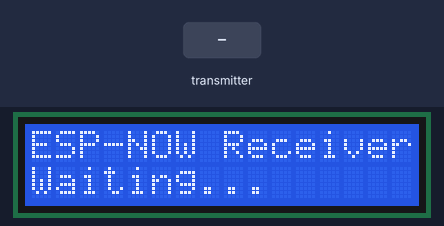
Bench run of a program on a simulated ESP32. Parts: 16×2 character LCD. Inputs (shaded band) come from the test bench. What the program prints to the serial monitor is not drawn.

Above: at 1.2 s.
1.3 s: the transmitter starts sending distance = 0
At 1.7 s:
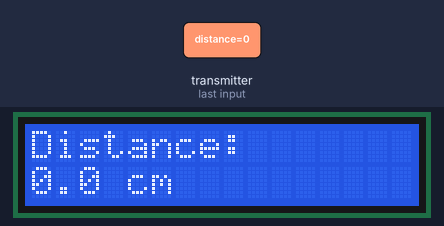
2.8 s: the transmitter starts sending distance = 25
At 4.1 s:
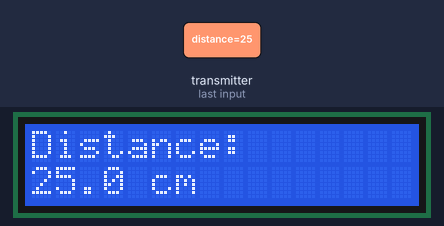
Timing chart, 0 to 5.8 s (numbered marks = the images above; inputs shaded):
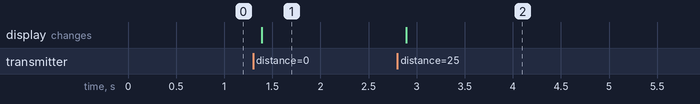

Measured:
- after the input at 1.3 s, the display: changes after 0.09 s (image 1)
- after the input at 2.8 s, the display: changes after 0.09 s (image 2)

The program:

main.cpp
```cpp
#include <Arduino.h>
#include <esp_now.h>
#include <WiFi.h>
#include <LiquidCrystal_I2C.h>

// Khởi tạo LCD
LiquidCrystal_I2C lcd(0x27, 16, 2); // Địa chỉ I2C có thể cần thay đổi

// Cấu trúc dữ liệu nhận
struct DistanceData {
  float distance;
  uint32_t timestamp;
  uint16_t sequence;
};

// Biến toàn cục
uint32_t lastReceivedTime = 0;
bool lcdInitialized = false;

// Hàm xử lý khi nhận dữ liệu
void onDataReceive(const uint8_t *mac, const uint8_t *incomingData, int len) {
  if (len != sizeof(DistanceData)) {
    Serial.println("Invalid data length received");
    return;
  }

  DistanceData receivedData;
  memcpy(&receivedData, incomingData, sizeof(receivedData));

  // Chỉ update LCD nếu giá trị thay đổi đáng kể (> 0.5cm)
  static float lastDisplayedDistance = -1;
  if (fabs(receivedData.distance - lastDisplayedDistance) > 0.5 || lastDisplayedDistance < 0) {
    lastDisplayedDistance = receivedData.distance;
    lastReceivedTime = millis();

    // Hiển thị lên Serial
    Serial.print("Distance: ");
    Serial.print(receivedData.distance);
    Serial.print(" cm | Seq: ");
    Serial.println(receivedData.sequence);

    // Hiển thị lên LCD
    if (lcdInitialized) {
      lcd.clear();
      lcd.setCursor(0, 0);
      lcd.print("Distance:");
      lcd.setCursor(0, 1);
      lcd.print(receivedData.distance, 1);
      lcd.print(" cm");
    }
  }
}

void setup() {
  Serial.begin(115200);
  Serial.println("ESP-NOW Receiver Starting...");

  // Khởi tạo LCD
  lcd.init();
  lcd.backlight();
  lcdInitialized = true;

  // Hiển thị thông báo khởi động
  lcd.setCursor(0, 0);
  lcd.print("ESP-NOW Receiver");
  lcd.setCursor(0, 1);
  lcd.print("Waiting...");

  // Khởi tạo WiFi
  WiFi.mode(WIFI_STA);

  // Hiển thị MAC address
  Serial.print("Receiver MAC: ");
  Serial.println(WiFi.macAddress());

  // Khởi tạo ESP-NOW
  if (esp_now_init() != ESP_OK) {
    Serial.println("Error initializing ESP-NOW");
    lcd.clear();
    lcd.print("ESP-NOW Error");
    return;
  }

  // Đăng ký callback nhận dữ liệu
  esp_now_register_recv_cb(onDataReceive);

  Serial.println("Receiver ready - Waiting for data...");
}

void loop() {
  // Kiểm tra mất kết nối (quá 5 giây không nhận được data)
  if (lcdInitialized && millis() - lastReceivedTime > 5000 && lastReceivedTime != 0) {
    lcd.clear();
    lcd.setCursor(0, 0);
    lcd.print("No Signal");
    lcd.setCursor(0, 1);
    lcd.print("Check Connection");
    lastReceivedTime = millis(); // Reset để không liên tục clear LCD
  }

  delay(100);
}
```
